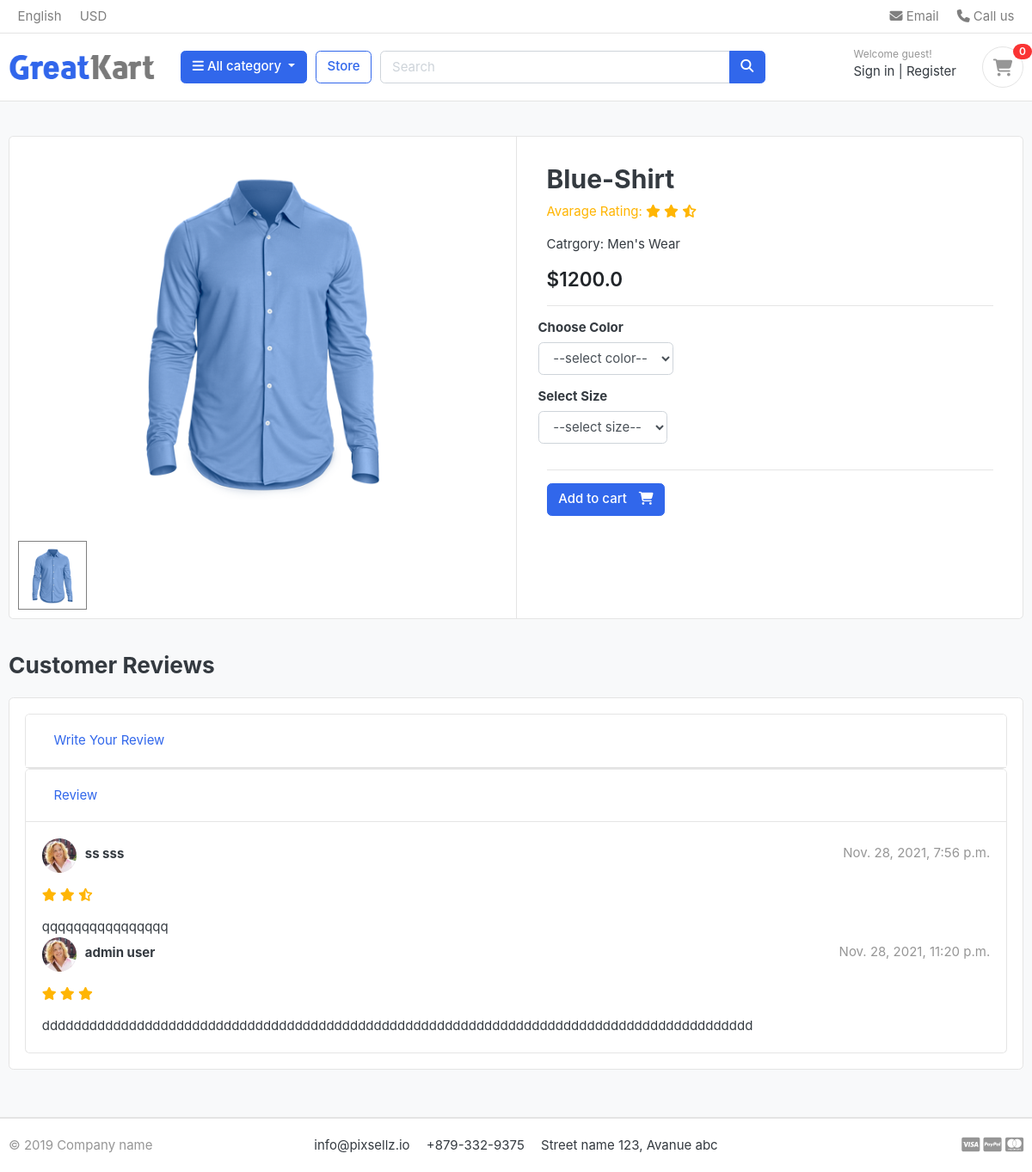
Page /store/product-details/mens-wear/blue-shirt/ on the earlier database version.
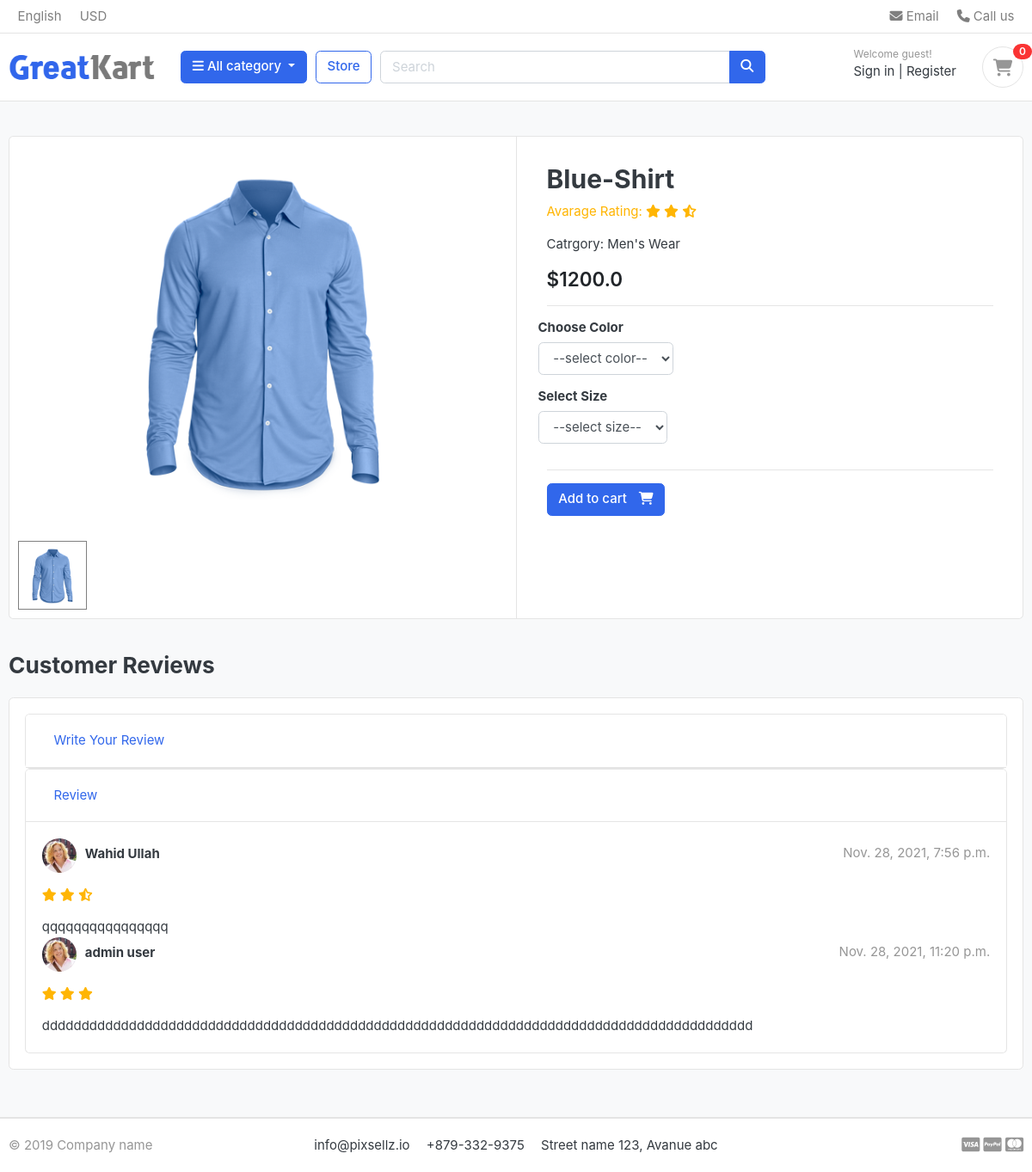
Same page on the later database version.
### store/models.py (models this page shows, shortened)
class ReviewRating(models.Model):
    product = models.ForeignKey(Product, on_delete=models.CASCADE)
    user = models.ForeignKey(Account, on_delete=models.CASCADE)
    subject = models.CharField(max_length=100, blank=True)
    review = models.TextField(max_length=1200, blank=True)
    rating = models.FloatField(default=0.00)
    ip = models.CharField(max_length=20, blank=True)
    status = models.BooleanField(default=True)
    created_at = models.DateTimeField(auto_now_add=True)
    updated_at = models.DateTimeField(auto_now=True)

### account/models.py (models this page shows, shortened)
class Account(AbstractBaseUser):
    first_name = models.CharField(max_length=50)
    last_name = models.CharField(max_length=50)
    username = models.CharField(max_length=50, unique=True)
    email = models.EmailField(max_length=100, unique=True)
    phone_number = models.CharField(max_length=50)
    date_joined = models.DateTimeField(auto_now_add=True)
    last_login = models.DateTimeField(auto_now_add=True)
    is_admin = models.BooleanField(default=False)
    is_staff = models.BooleanField(default=False)
    is_active = models.BooleanField(default=False)
    is_superadmin = models.BooleanField(default=False)
    USERNAME_FIELD = 'email'
    REQUIRED_FIELDS = ['username', 'first_name', 'last_name']
    objects = MyAccountManager()
    def full_name(self):
        return f'{self.first_name} {self.last_name}'

### store/views.py (the view)
# urls.py: path('product-details/<slug:category_slug>/<slug:product_slug>/', views.product_detail, name='product_detail'),
def product_detail(request, category_slug=None, product_slug=None):
    try:
        single_product = Product.objects.get(category__slug=category_slug, slug=product_slug)
        in_cart = CartItem.objects.filter(cart__cart_id=_cart_id(request), product=single_product).exists()
    except Exception as e:
        raise e
    if request.user.is_authenticated:
        try:
            order_product = OrderProduct.objects.filter(user=request.user, product_id=single_product).exists()
        except order_product.DoesNotExist:
            order_product = None
    else:
        order_product = None
    reviews = ReviewRating.objects.filter(product_id=single_product.id, status=True)
    product_gallery = ProductGallery.objects.filter(product_id=single_product.id)
    context = {
        'single_product': single_product,
        'in_cart': in_cart,
        'order_product': order_product,
        'reviews': reviews,
        'product_gallery':product_gallery
    }
    return render(request, 'store/product_detail.html', context)

### cart/context_processors.py (called while the page is built)
def counter(request):
    cart_count = 0
    if 'admin' in request.path:
        return {}
    else:
        try:
            cart = Cart.objects.filter(cart_id=_cart_id(request))
            if request.user.is_authenticated:
                cart_items = CartItem.objects.all().filter(user=request.user)
            else:
                cart_items = CartItem.objects.all().filter(cart=cart[:1])
            for cart_item in cart_items:
                cart_count += cart_item.quantity
        except Cart.DoesNotExist:
            cart_count = 0
    return dict(cart_count=cart_count)

### cart/views.py (called while the page is built)
def _cart_id(request):
    cart = request.session.session_key
    if not cart:
        request.session.create()  # it does not return anything. that is why `cart = request.session.create()` will not work
        cart = request.session.session_key
    return cart  # Ultimately return cart

### category/context_processors.py (called while the page is built)
def manu_links(request):
    links = Category.objects.all().filter(is_active=True)
    return dict(links=links)

### category/models.py (called while the page is built)
    def get_url(self):
        return reverse('store:products_by_category', args=[self.slug])

### store/models.py (called while the page is built)
    def colors(self):
        return super(VariationManager, self).filter(variation_category='color', is_active=True)

### templates/store/product_detail.html (shortened to what the changed rows need)
{% extends 'base.html' %}
{% load static %}
{% block body_block%}
<section class="section-content padding-y bg">
    <div class="container">
        <div class="card">
            <div class="row no-gutters">
                <main class="col-md-6 border-left">
                    <form action="{% url 'cart:add_cart' single_product.id %}" method="POST">
                        <article class="content-body">
                            <h2 class="title">{{ single_product.product_name }}</h2>
                        </article>
                    </form>
                </main>
            </div>
        </div>
        <br>
        <div class="row">
            <div class="col-md-12">
                <article class="box mb-3">
                    <div id="accordion">
                        <div class="card">
                            <div id="collapseTwo" class="collapse show" aria-labelledby="headingTwo"
                                 data-parent="#accordion">
                                <div class="card-body">
                                    {% for item in reviews %}
                                    <div class="icontext w-100">
                                        <img src="./images/avatars/avatar1.jpg" class="img-xs icon rounded-circle">
                                        <div class="text">
                                            <span class="date text-muted float-md-right">{{ item.created_at }} </span>
                                            <h6 class="mb-1">{{ item.user.full_name}} </h6>
                                        </div>
                                    </div>
                                    <div class="mt-3">
                                        <p class="rating-star">
                                            <i class="fa fa-star{% if item.rating == 0.5 %}-half-alt{% elif item.rating < 1 %}-alt {% endif %}" aria-hidden="true"></i>
                                            <i class="fa fa-star{% if item.rating == 1.5 %}-half-alt{% elif item.rating < 2 %}-alt {% endif %}" aria-hidden="true"></i>
                                            <i class="fa fa-star{% if item.rating == 2.5 %}-half-alt{% elif item.rating < 3 %}-alt {% endif %}" aria-hidden="true"></i>
                                        </p>
                                        <p>
                                            {{ item.review }}
                                        </p>
                                    </div>
                                    {% endfor %}
                                </div>
                            </div>
                        </div>
                    </div>
                </article>
            </div>
        </div>
    </div>
</section>
{% endblock %}

Differences in the rows shown:
changed through a linked row, ReviewRating "qqqqqqqqqqqqqqqq": user.full_name "ss sss" → "Wahid Ullah"
